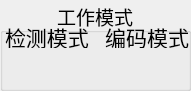
   <widget class="QGroupBox" name="groupBox_2">
    <property name="geometry">
     <rect>
      <x>10</x>
      <y>110</y>
      <width>191</width>
      <height>91</height>
     </rect>
    </property>
    <property name="font">
     <font>
      <family>幼圆</family>
      <pointsize>14</pointsize>
      <weight>50</weight>
      <bold>false</bold>
     </font>
    </property>
    <property name="title">
     <string>工作模式</string>
    </property>
    <property name="alignment">
     <set>Qt::AlignCenter</set>
    </property>
    <widget class="QWidget" name="layoutWidget">
     <property name="geometry">
      <rect>
       <x>5</x>
       <y>25</y>
       <width>184</width>
       <height>23</height>
      </rect>
     </property>
     <layout class="QGridLayout" name="gridLayout_8">
      <item row="0" column="0">
       <widget class="QLabel" name="label_operator_3">
        <property name="font">
         <font>
          <family>幼圆</family>
          <pointsize>16</pointsize>
          <weight>50</weight>
          <bold>false</bold>
         </font>
        </property>
        <property name="text">
         <string>检测模式</string>
        </property>
        <property name="textFormat">
         <enum>Qt::AutoText</enum>
        </property>
       </widget>
      </item>
      <item row="0" column="1">
       <widget class="QLabel" name="label_operator_2">
        <property name="font">
         <font>
          <family>幼圆</family>
          <pointsize>16</pointsize>
          <weight>50</weight>
          <bold>false</bold>
         </font>
        </property>
        <property name="text">
         <string>编码模式</string>
        </property>
        <property name="textFormat">
         <enum>Qt::AutoText</enum>
        </property>
        <property name="alignment">
         <set>Qt::AlignRight|Qt::AlignTrailing|Qt::AlignVCenter</set>
        </property>
       </widget>
      </item>
     </layout>
    </widget>
   </widget>
